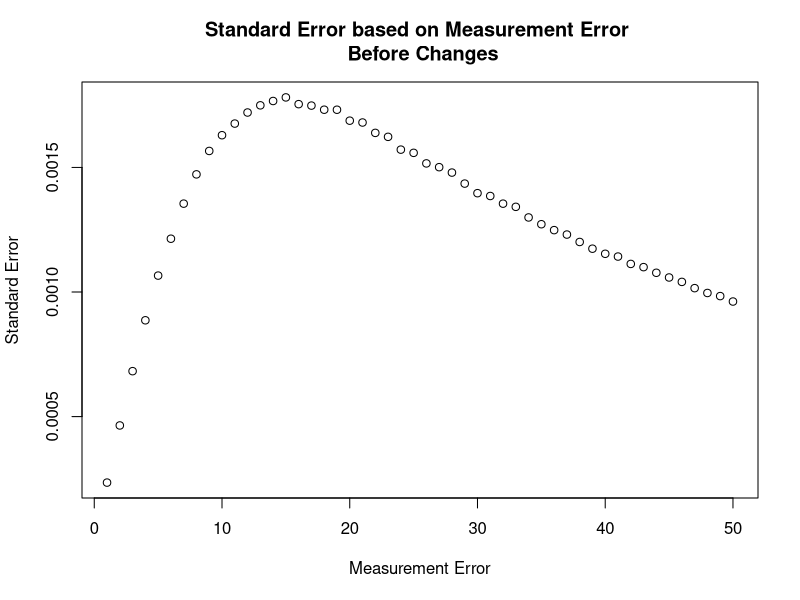
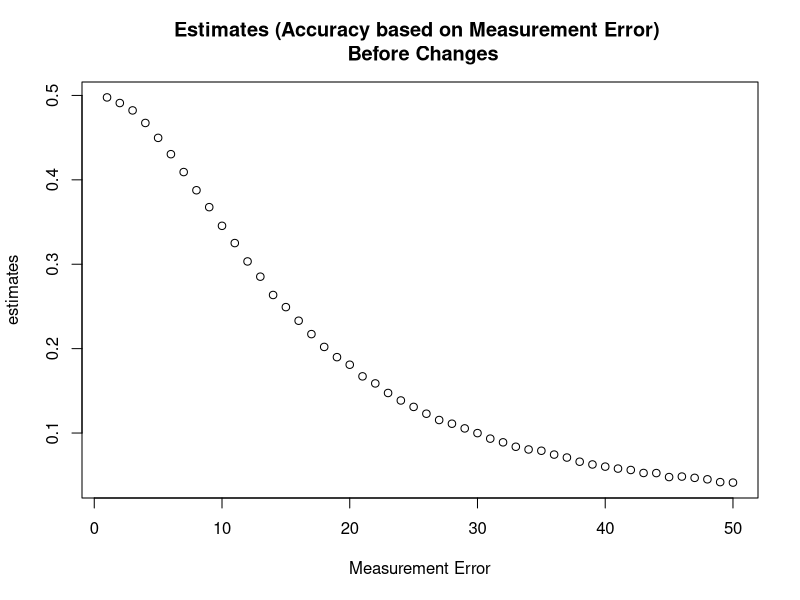
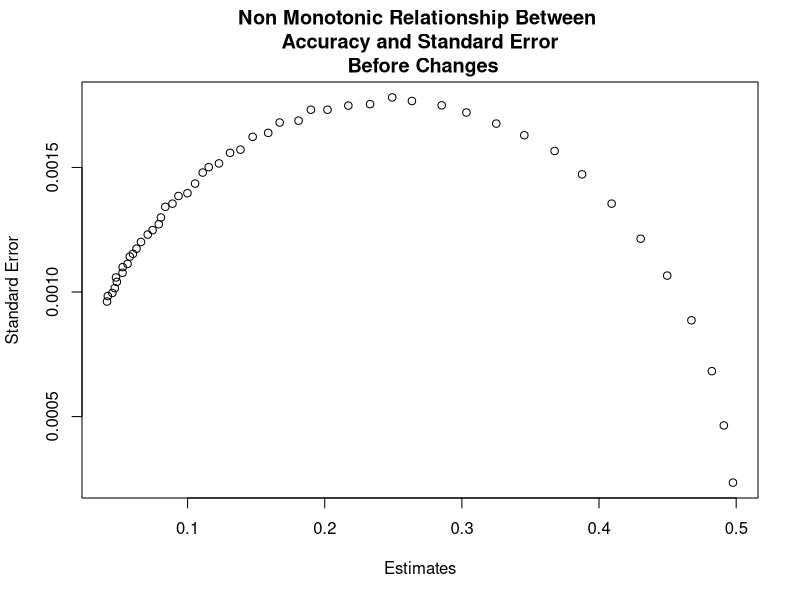
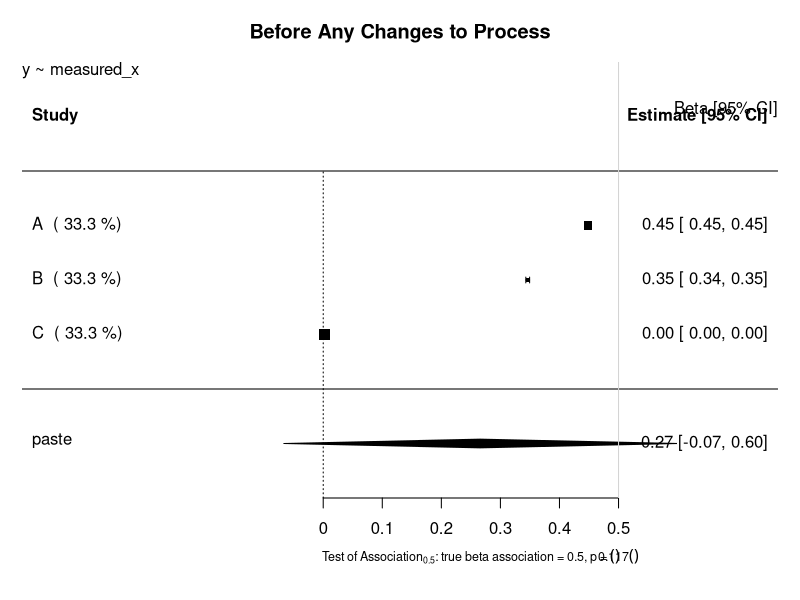
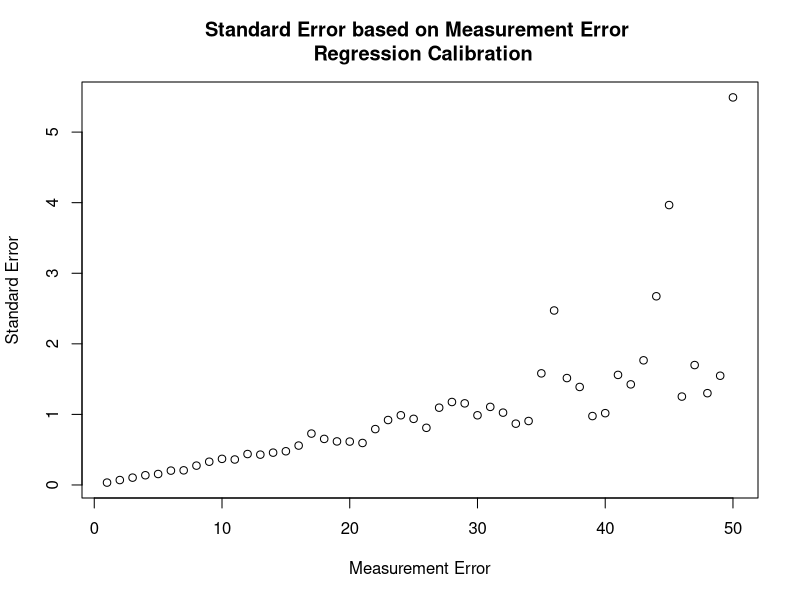
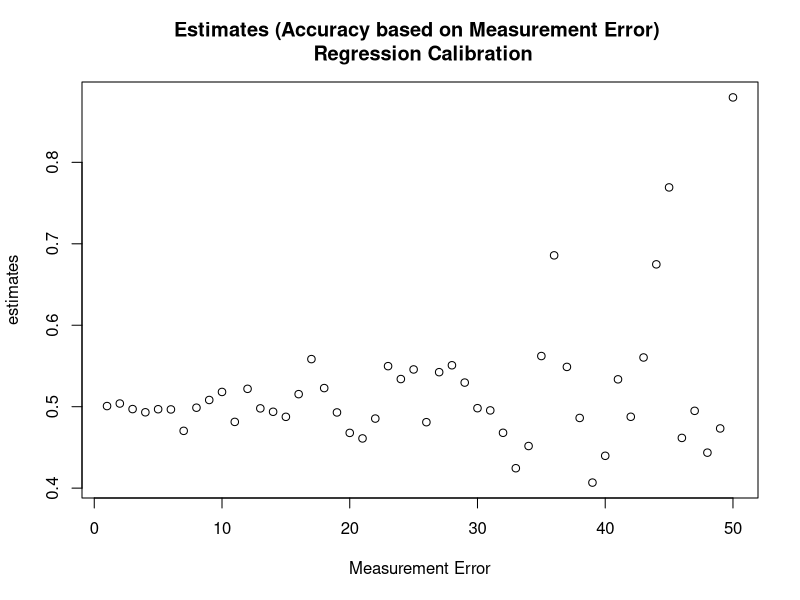
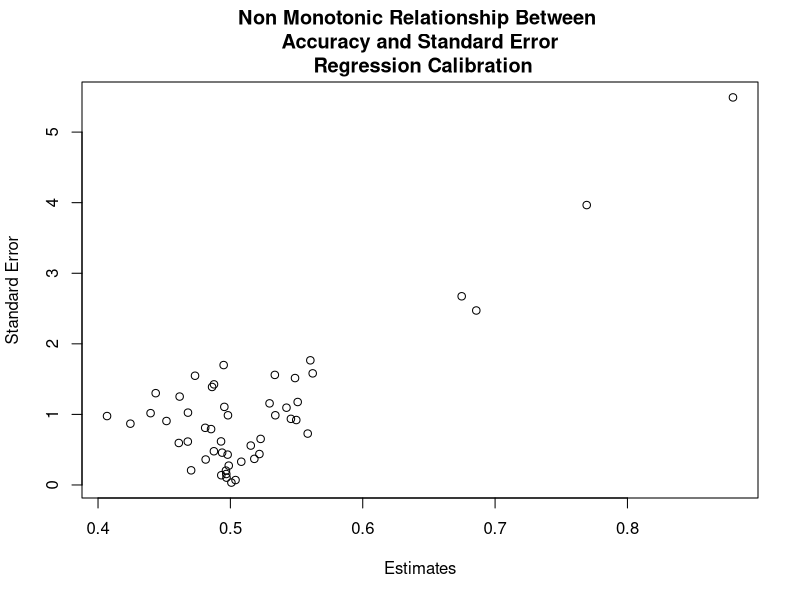
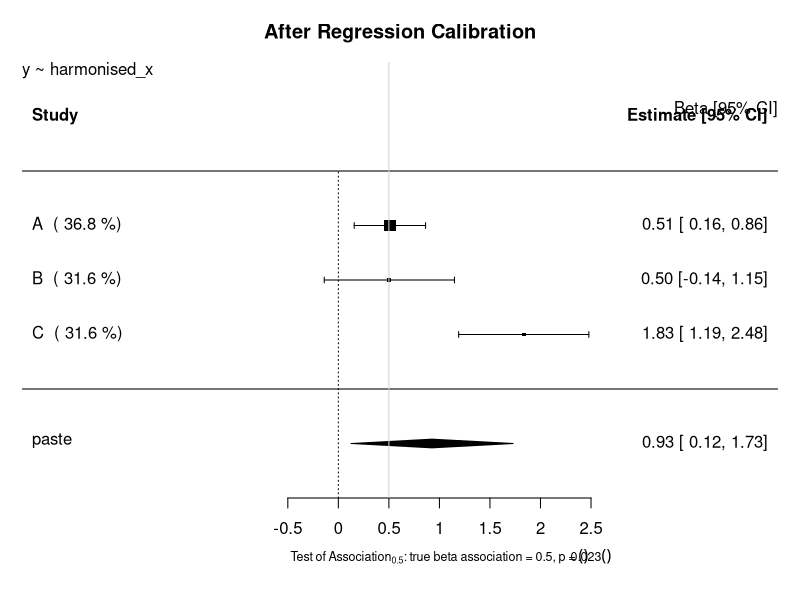

Source code (R) for these figures, in order:
# Investigation into semi monotonic behaviour of standard error in Continuous Variables
## Author: Paul Scherer
##         Tom Bishop
## Institute: University of Cambridge MRC Epidemiology Unit 
## Date: 6.09.2017

# In this file we want to investigate whether we can replicate the semi monotonic behaviour exhibited by 
# standard error dependent on standard measurement error
library(ggplot2)
library(reshape2)
library(parallel)
library(stats)
library(metafor)

# Raw Data Set Properties
trueBeta = 0.5
constant = 20

study_size = 20000
raw_mean = 40
raw_stdev = 15

# Create Dataframe with x, create y from x, then add normal random noise to x
raw_data = data.frame(x = rnorm(n = study_size, mean = raw_mean, sd = raw_stdev))
raw_data$y = (trueBeta*raw_data$x) + constant

###############################################################################
########################### Functions #########################################
###############################################################################

createStudyData <- function(raw_data, measurement_error){
    x_error = rnorm(n = study_size, mean = 0, sd = measurement_error)
    raw_data$measured_x = raw_data$x + x_error
    return(raw_data)
}

createValidationData <- function(val_size, measurement_error) {
    validation_data = data.frame(x =  rnorm(n = val_size, mean = raw_mean, sd = raw_stdev))
    x_error = rnorm(n = val_size, mean = 0, sd = measurement_error)
    validation_data$measured_x = validation_data$x + x_error
    return (validation_data)
}

#######################################################################################
########################### Motivation of the Problem #################################
#######################################################################################
## Graphing Standard Error as a function of Measurement Error
error_upperbound = 50
std_error = vector("numeric", length = error_upperbound)
estimates = vector("numeric", length = error_upperbound)

for (measurement_error in 1:error_upperbound){
	x_error = rnorm(n = study_size, mean = 0, sd = measurement_error)
	raw_data$measured_x = raw_data$x + x_error
	fmla = as.formula(y ~ measured_x)
	linear_model = lm(formula = fmla, data = raw_data)
	x_estimate = linear_model$coefficients["measured_x"]
	x_stdErr = summary(linear_model)$coefficients["measured_x", "Std. Error"]
	std_error[measurement_error] = x_stdErr
	estimates[measurement_error] = x_estimate
}
plot (x = (1:error_upperbound), y = std_error, xlab = "Measurement Error", ylab = "Standard Error", main = "Standard Error based on Measurement Error \n Before Changes")
dev.copy(png,'myplot1.png')
dev.off()
plot (x = (1:error_upperbound), y = estimates, xlab = "Measurement Error", ylab = "estimates", main = "Estimates (Accuracy based on Measurement Error) \n Before Changes")
dev.copy(png,'myplot2.png')
dev.off()
plot (x = estimates, y = std_error, xlab = "Estimates", ylab = "Standard Error", main = "Non Monotonic Relationship Between \n Accuracy and Standard Error \n Before Changes")
dev.copy(png,'myplot3.png')
dev.off()
#######################################################################################
######################## Before Any Changes to the Process ############################
#######################################################################################
# General Parameters
validation_size = 400

# Study A
measureError_A = 5
studyData_A = createStudyData(raw_data = raw_data, measurement_error = measureError_A)
validation_data_A = createValidationData(val_size = validation_size, measurement_error = measureError_A )

# Study B
measureError_B = 10
studyData_B = createStudyData(raw_data = raw_data, measurement_error = measureError_B)
validation_data_B = createValidationData(val_size = validation_size, measurement_error = measureError_B )

# Study C
measureError_C = 200
studyData_C = createStudyData(raw_data = raw_data, measurement_error = measureError_C)
validation_data_C = createValidationData(val_size = validation_size, measurement_error = measureError_C )


lm_A <- lm(formula=y~measured_x, data=studyData_A)
estimate_A = lm_A$coefficients["measured_x"]
stdError_A = summary(lm_A)$coefficients["measured_x","Std. Error"]

lm_B <- lm(formula=y~measured_x, data=studyData_B)
estimate_B = lm_B$coefficients["measured_x"]
stdError_B = summary(lm_B)$coefficients["measured_x","Std. Error"]

lm_C <- lm(formula=y~measured_x, data=studyData_C)
estimate_C = lm_C$coefficients["measured_x"]
stdError_C = summary(lm_C)$coefficients["measured_x","Std. Error"]


## Random Effects Model Forest Plot Before Regression Calibration
estimates = c(estimate_A, estimate_B, estimate_C)
stand_errs = c(stdError_A, stdError_B, stdError_C)
labels = c("A","B","C")
res <- rma(yi = estimates, sei = stand_errs, method='DL', slab = labels)
weights_res <- weights.rma.uni(res)

# Forest Plot
res$slab <- paste(res$slab, " (", round(weights.rma.uni(res),digits=1), "%)")
fmla = as.formula(y~measured_x)
forest(res, mlab=bquote(paste('Overall (I'^2*' = ', .(round(res$I2)),'%, p = ',
    .(sprintf("%.3f", round(res$QEp,3))),')')),
xlab=bquote(paste('Test of Association'[0.5]*': true beta association = 0.5, p = ',
    .(sprintf("%.3f", round(res$pval,3))))), cex=1, cex.lab=0.75, cex.axis=1, main = "Before Any Changes to Process")
usr <- par("usr")
text(usr[2], usr[4], "Beta [95% CI]", adj = c(1, 4),cex=1)
text(usr[1], usr[4], paste0(gsub(paste0("Study Data","\\$"),"", deparse(fmla)),collapse="\n"), adj = c( 0, 1 ),cex=1)
abline(v = 0.5, col = "lightgray")
dev.copy(png,'myplot4.png')
dev.off()


#######################################################################################
######################## Using Regression Calibration Classic #########################
#######################################################################################
## Graphing Standard Error as a function of Measurement Error
std_error = vector("numeric", length = error_upperbound)
estimates = vector("numeric", length = error_upperbound)

for (measurement_error in 1:error_upperbound){
    studyData_graph = createStudyData(raw_data = raw_data, measurement_error = measurement_error)
    validation_data_graph = createValidationData(val_size = validation_size, measurement_error = measurement_error)

    # calculate the lambda
    fmla_harmonisation = as.formula(x~measured_x)
    lambda_lm_graph <- lm(formula=fmla_harmonisation, data=validation_data_graph)
    lambda_graph = lambda_lm_graph$coefficients["measured_x"]
    stdError_lambda_graph = summary(lambda_lm_graph)$coefficients["measured_x","Std. Error"]

    # calculate the estimates using the normal study data
    lm_graph <- lm(formula=y~measured_x, data=studyData_graph)
    estimate_graph = lm_graph$coefficients["measured_x"]
    stdError_graph = summary(lm_graph)$coefficients["measured_x","Std. Error"]

    # Propagate Errors in Standard Error
    var_lambda = (sqrt(validation_size) * summary(lambda_lm_graph)$coefficients["measured_x","Std. Error"])^2
    var_Beta = (sqrt(validation_size) * summary(lm_graph)$coefficients["measured_x","Std. Error"])^2
    #var_Beta = summary(lm_A)$sigma**2
    # var_Beta = (summary(lm_A)$coefficients["measured_x","Std. Error"])^2
    lambda_pure = unlist(unname(lambda_lm_graph$coefficients["measured_x"]))
    beta_lambda_div_sq = (unname(unlist(lm_graph$coefficients["measured_x"]/(lambda_lm_graph$coefficients["measured_x"])^2)))^2
    delta_variance = (var_Beta / (lambda_pure)^2) + beta_lambda_div_sq * var_lambda
    delta_stdError_B = sqrt(delta_variance)/sqrt(validation_size) 
    delta_stdError_B = sqrt(delta_variance)

    std_error[measurement_error] = delta_stdError_B
    estimates[measurement_error] = estimate_graph/lambda_graph
}
plot (x = (1:error_upperbound), y = std_error, xlab = "Measurement Error", ylab = "Standard Error", main = "Standard Error based on Measurement Error \n Regression Calibration")
dev.copy(png,'myplot5.png')
dev.off()
plot (x = (1:error_upperbound), y = estimates, xlab = "Measurement Error", ylab = "estimates", main = "Estimates (Accuracy based on Measurement Error) \n Regression Calibration")
dev.copy(png,'myplot6.png')
dev.off()
plot (x = estimates, y = std_error, xlab = "Estimates", ylab = "Standard Error", main = "Non Monotonic Relationship Between \n Accuracy and Standard Error \n Regression Calibration")
dev.copy(png,'myplot7.png')
dev.off()


# Using real regression calibration.
## Modeling x ~ measured_x in validation
fmla_harmonisation = as.formula(x~measured_x)
# Study A
lambda_lm_A <- lm(formula=fmla_harmonisation, data=validation_data_A)
lambda_A = lambda_lm_A$coefficients["measured_x"]
stdError_lambda_A = summary(lambda_lm_A)$coefficients["measured_x","Std. Error"]

# Study B
lambda_lm_B <- lm(formula=fmla_harmonisation, data=validation_data_B)
lambda_B = lambda_lm_B$coefficients["measured_x"]
stdError_lambda_B = summary(lambda_lm_B)$coefficients["measured_x","Std. Error"]

# Study C
lambda_lm_C <- lm(formula=fmla_harmonisation, data=validation_data_C)
lambda_C = lambda_lm_C$coefficients["measured_x"]
stdError_lambda_C = summary(lambda_lm_C)$coefficients["measured_x","Std. Error"]


lm_A <- lm(formula=y~measured_x, data=studyData_A)
estimate_A = lm_A$coefficients["measured_x"]
stdError_A = summary(lm_A)$coefficients["measured_x","Std. Error"]

lm_B <- lm(formula=y~measured_x, data=studyData_B)
estimate_B = lm_B$coefficients["measured_x"]
stdError_B = summary(lm_B)$coefficients["measured_x","Std. Error"]

lm_C <- lm(formula=y~measured_x, data=studyData_C)
estimate_C = lm_C$coefficients["measured_x"]
stdError_C = summary(lm_C)$coefficients["measured_x","Std. Error"]

corrected_estimate_A = estimate_A / lambda_A
corrected_estimate_B = estimate_B / lambda_B
corrected_estimate_C = estimate_C / lambda_C

# calculate the corrected standard error
var_Beta = (sqrt(validation_size) * summary(lm_A)$coefficients["measured_x","Std. Error"])^2
#var_Beta = summary(lm_A)$sigma**2
# var_Beta = (summary(lm_A)$coefficients["measured_x","Std. Error"])^2
lambda_pure = unlist(unname(lambda_lm_A$coefficients["measured_x"]))
beta_lambda_div_sq = (unname(unlist(lm_A$coefficients["measured_x"]/(lambda_lm_A$coefficients["measured_x"])^2)))^2
var_lambda = (sqrt(validation_size) * summary(lambda_lm_A)$coefficients["measured_x","Std. Error"])^2
delta_variance = (var_Beta / (lambda_pure)^2) + (beta_lambda_div_sq * var_lambda)
delta_stdError_A = sqrt(delta_variance)/sqrt(validation_size) 
delta_stdError_A = sqrt(delta_variance)

var_lambda = (sqrt(validation_size) * summary(lambda_lm_B)$coefficients["measured_x","Std. Error"])^2
var_Beta = (sqrt(validation_size) * summary(lm_B)$coefficients["measured_x","Std. Error"])^2
#var_Beta = summary(lm_A)$sigma**2
# var_Beta = (summary(lm_A)$coefficients["measured_x","Std. Error"])^2
lambda_pure = unlist(unname(lambda_lm_B$coefficients["measured_x"]))
beta_lambda_div_sq = (unname(unlist(lm_B$coefficients["measured_x"]/(lambda_lm_B$coefficients["measured_x"])^2)))^2
delta_variance = (var_Beta / (lambda_pure)^2) + beta_lambda_div_sq * var_lambda
delta_stdError_B = sqrt(delta_variance)/sqrt(validation_size) 
delta_stdError_B = sqrt(delta_variance)


var_lambda = (sqrt(validation_size) * summary(lambda_lm_B)$coefficients["measured_x","Std. Error"])^2
var_Beta = (sqrt(validation_size) * summary(lm_B)$coefficients["measured_x","Std. Error"])^2
#var_Beta = summary(lm_A)$sigma**2
# var_Beta = (summary(lm_A)$coefficients["measured_x","Std. Error"])^2
lambda_pure = unlist(unname(lambda_lm_B$coefficients["measured_x"]))
beta_lambda_div_sq = (unname(unlist(lm_B$coefficients["measured_x"]/(lambda_lm_B$coefficients["measured_x"])^2)))^2
delta_variance = (var_Beta / (lambda_pure)^2) + beta_lambda_div_sq * var_lambda
delta_stdError_C = sqrt(delta_variance)/sqrt(validation_size) 
delta_stdError_C = sqrt(delta_variance)

## Random Effects Model Forest Plot After Regression Calibration
estimates = c(corrected_estimate_A, corrected_estimate_B, corrected_estimate_C)
stand_errs = c(delta_stdError_A, delta_stdError_B, delta_stdError_C)
labels = c("A","B","C")
res <- rma(yi = estimates, sei = stand_errs, method='DL', slab = labels)
weights_res <- weights.rma.uni(res)

# Forest Plot
res$slab <- paste(res$slab, " (", round(weights.rma.uni(res),digits=1), "%)")
fmla = as.formula(y~harmonised_x)
forest(res, mlab=bquote(paste('Overall (I'^2*' = ', .(round(res$I2)),'%, p = ',
    .(sprintf("%.3f", round(res$QEp,3))),')')),
xlab=bquote(paste('Test of Association'[0.5]*': true beta association = 0.5, p = ',
    .(sprintf("%.3f", round(res$pval,3))))), cex=1, cex.lab=0.75, cex.axis=1, main = "After Regression Calibration")
usr <- par("usr")
text(usr[2], usr[4], "Beta [95% CI]", adj = c(1, 4),cex=1)
text(usr[1], usr[4], paste0(gsub(paste0("Study Data","\\$"),"", deparse(fmla)),collapse="\n"), adj = c( 0, 1 ),cex=1)
abline(v = 0.5, col = "lightgray")
dev.copy(png,'myplot8.png')
dev.off()


#######################################################################################
######################## USING THE MODEL OF ERROR *PREDICT* ###########################
#######################################################################################
## PREDICT (ERROR IN VARIABLES MODELS)

## Graphing Standard Error as a function of Measurement Error
std_error = vector("numeric", length = error_upperbound)
estimates = vector("numeric", length = error_upperbound)

for (measurement_error in 1:error_upperbound){
    studyData_graph = createStudyData(raw_data = raw_data, measurement_error = measurement_error)
    validation_data_graph = createValidationData(val_size = validation_size, measurement_error = measurement_error)

    # calculate the Error Model
    error_model_graph <- lm(formula=fmla_harmonisation, data=validation_data_graph)
    lambda_graph = error_model_graph$coefficients["measured_x"]
    stdError_lambda_graph = summary(error_model_graph)$coefficients["measured_x","Std. Error"]

    # calculate the estimates using the normal study data
    new = data.frame(measured_x = studyData_graph$measured_x)
    studyData_graph$harmonised_x = predict(error_model_graph, newdata = new)
    lm_graph <- lm(formula=y~harmonised_x, data=studyData_graph)
    estimate_graph = lm_graph$coefficients["harmonised_x"]
    stdError_graph = summary(lm_graph)$coefficients["harmonised_x","Std. Error"]


    std_error[measurement_error] = stdError_graph
    estimates[measurement_error] = estimate_graph
}
plot (x = (1:error_upperbound), y = std_error, xlab = "Measurement Error", ylab = "Standard Error", main = "Standard Error based on Measurement Error \n Error Model Pred")
dev.copy(png,'myplot9.png')
dev.off()
plot (x = (1:error_upperbound), y = estimates, xlab = "Measurement Error", ylab = "estimates", main = "Estimates (Accuracy based on Measurement Error) \n Error Model Pred")
dev.copy(png,'myplot10.png')
dev.off()
plot (x = estimates, y = std_error, xlab = "Estimates", ylab = "Standard Error", main = "Monotonic Relationship Between \n Accuracy and Standard Error \n Error Model Pred")
dev.copy(png,'myplot11.png')
dev.off()


## Modeling x ~ measured_x in validation
fmla_harmonisation = as.formula(x~measured_x)
# Study A
lambda_lm_A <- lm(formula=fmla_harmonisation, data=validation_data_A)
lambda_A = lambda_lm_A$coefficients["measured_x"]
stdError_lambda_A = summary(lambda_lm_A)$coefficients["measured_x","Std. Error"]

# Study B
lambda_lm_B <- lm(formula=fmla_harmonisation, data=validation_data_B)
lambda_B = lambda_lm_B$coefficients["measured_x"]
stdError_lambda_B = summary(lambda_lm_B)$coefficients["measured_x","Std. Error"]

# Study C
lambda_lm_C <- lm(formula=fmla_harmonisation, data=validation_data_C)
lambda_C = lambda_lm_C$coefficients["measured_x"]
stdError_lambda_C = summary(lambda_lm_C)$coefficients["measured_x","Std. Error"]


## Transformation and Regression
# Study A
new = data.frame(measured_x = studyData_A$measured_x)
studyData_A$harmonised_x = predict(lambda_lm_A, newdata = new)
lm_A <- lm(formula=y~harmonised_x, data=studyData_A)
estimate_A = lm_A$coefficients["harmonised_x"]
stdError_A = summary(lm_A)$coefficients["harmonised_x","Std. Error"]

# Study B
new = data.frame(measured_x = studyData_B$measured_x)
studyData_B$harmonised_x = predict(lambda_lm_B, newdata = new)
lm_B <- lm(formula=y~harmonised_x, data=studyData_B)
estimate_B = lm_B$coefficients["harmonised_x"]
stdError_B = summary(lm_B)$coefficients["harmonised_x","Std. Error"]

# Study C
new = data.frame(measured_x = studyData_C$measured_x)
studyData_C$harmonised_x = predict(lambda_lm_C, newdata = new)
lm_C <- lm(formula=y~harmonised_x, data=studyData_C)
estimate_C = lm_C$coefficients["harmonised_x"]
stdError_C = summary(lm_C)$coefficients["harmonised_x","Std. Error"]


## Random Effects Model Forest Plot After Regression Modeling
estimates = c(estimate_A, estimate_B, estimate_C)
stand_errs = c(stdError_A, stdError_B, stdError_C)
labels = c("A","B","C")
res <- rma(yi = estimates, sei = stand_errs, method='DL', slab = labels)
weights_res <- weights.rma.uni(res)

# Forest Plot
res$slab <- paste(res$slab, " (", round(weights.rma.uni(res),digits=1), "%)")
fmla = as.formula(y~harmonised_x)
forest(res, mlab=bquote(paste('Overall (I'^2*' = ', .(round(res$I2)),'%, p = ',
    .(sprintf("%.3f", round(res$QEp,3))),')')),
xlab=bquote(paste('Test of Association'[0.5]*': true beta association = 0.5, p = ',
    .(sprintf("%.3f", round(res$pval,3))))), cex=1, cex.lab=0.75, cex.axis=1, main = "Using Predict aka 'Error Model'")
usr <- par("usr")
text(usr[2], usr[4], "Beta [95% CI]", adj = c(1, 4),cex=1)
text(usr[1], usr[4], paste0(gsub(paste0("Study Data","\\$"),"", deparse(fmla)),collapse="\n"), adj = c( 0, 1 ),cex=1)
abline(v = 0.5, col = "lightgray")
dev.copy(png,'myplot12.png')
dev.off()


#######################################################################################
######################## USING THE MODEL OF ERROR *PREDICT* ###########################
################## DONE MANUALLY WITH MODEL PARAMETER ESTIMATES #######################
#######################################################################################
## PREDICT (ERROR IN VARIABLES MODELS)

## Graphing Standard Error as a function of Measurement Error
std_error = vector("numeric", length = error_upperbound)
estimates = vector("numeric", length = error_upperbound)

for (measurement_error in 1:error_upperbound){
    studyData_graph = createStudyData(raw_data = raw_data, measurement_error = measurement_error)
    validation_data_graph = createValidationData(val_size = validation_size, measurement_error = measurement_error)

    # calculate the Error Model
    error_model_graph <- lm(formula=fmla_harmonisation, data=validation_data_graph)
    lambda_graph = error_model_graph$coefficients["measured_x"]
    intercept_lambda_graph = error_model_graph$coefficients["(Intercept)"]

    # calculate the estimates using the normal study data
    studyData_graph$lambdadx = studyData_graph$measured_x*lambda_graph + intercept_lambda_graph
    lm_graph <- lm(formula=y~lambdadx, data=studyData_graph)
    estimate_graph = lm_graph$coefficients["lambdadx"]
    stdError_graph = summary(lm_graph)$coefficients["lambdadx","Std. Error"]

    estimates[measurement_error] = estimate_graph
    std_error[measurement_error] = stdError_graph
}
plot (x = (1:error_upperbound), y = std_error, xlab = "Measurement Error", ylab = "Standard Error", main = "Standard Error based on Measurement Error \n Error Model Pred")
dev.copy(png,'myplot13.png')
dev.off()

plot (x = (1:error_upperbound), y = estimates, xlab = "Measurement Error", ylab = "estimates", main = "Estimates (Accuracy based on Measurement Error) \n Error Model Pred")
dev.copy(png,'myplot14.png')
dev.off()

plot (x = estimates, y = std_error, xlab = "Estimates", ylab = "Standard Error", main = "Monotonic Relationship Between \n Accuracy and Standard Error \n Error Model Pred")
dev.copy(png,'myplot15.png')
dev.off()


## By manually predicting values using the model created
## Modeling x ~ measured_x in validation
fmla_harmonisation = as.formula(x~measured_x)
# Study A
lambda_lm_A <- lm(formula=fmla_harmonisation, data=validation_data_A)
lambda_A = lambda_lm_A$coefficients["measured_x"]
intercept_lambda_A = lambda_lm_A$coefficients["(Intercept)"]
stdError_lambda_A = summary(lambda_lm_A)$coefficients["measured_x","Std. Error"]

# Study B
lambda_lm_B <- lm(formula=fmla_harmonisation, data=validation_data_B)
lambda_B = lambda_lm_B$coefficients["measured_x"]
intercept_lambda_B = lambda_lm_B$coefficients["(Intercept)"]
stdError_lambda_B = summary(lambda_lm_B)$coefficients["measured_x","Std. Error"]

# Study C
lambda_lm_C <- lm(formula=fmla_harmonisation, data=validation_data_C)
lambda_C = lambda_lm_C$coefficients["measured_x"]
intercept_lambda_C = lambda_lm_C$coefficients["(Intercept)"]
stdError_lambda_C = summary(lambda_lm_C)$coefficients["measured_x","Std. Error"]

studyData_A$lambdadx = studyData_A$measured_x*lambda_A + intercept_lambda_A
lm_A <- lm(formula=y~lambdadx, data=studyData_A)
estimate_A = lm_A$coefficients["lambdadx"]
stdError_A = summary(lm_A)$coefficients["lambdadx","Std. Error"]

studyData_B$lambdadx = studyData_B$measured_x*lambda_B + intercept_lambda_B
lm_B <- lm(formula=y~lambdadx, data=studyData_B)
estimate_B = lm_B$coefficients["lambdadx"]
stdError_B = summary(lm_B)$coefficients["lambdadx","Std. Error"]

studyData_C$lambdadx = studyData_C$measured_x*lambda_C + intercept_lambda_C
lm_C <- lm(formula=y~lambdadx, data=studyData_C)
estimate_C = lm_C$coefficients["lambdadx"]
stdError_C = summary(lm_C)$coefficients["lambdadx","Std. Error"]


## Random Effects Model Forest Plot After Regression Calibration in all members of measured x
estimates = c(estimate_A, estimate_B, estimate_C)
stand_errs = c(stdError_A, stdError_B, stdError_C)
labels = c("A","B","C")
res <- rma(yi = estimates, sei = stand_errs, method='DL', slab = labels)
weights_res <- weights.rma.uni(res)

# Forest Plot
res$slab <- paste(res$slab, " (", round(weights.rma.uni(res),digits=1), "%)")
fmla = as.formula(y~harmonised_x)
forest(res, mlab=bquote(paste('Overall (I'^2*' = ', .(round(res$I2)),'%, p = ',
    .(sprintf("%.3f", round(res$QEp,3))),')')),
xlab=bquote(paste('Test of Association'[0.5]*': true beta association = 0.5, p = ',
    .(sprintf("%.3f", round(res$pval,3))))), cex=1, cex.lab=0.75, cex.axis=1, main = "Using 'Error Model'")
usr <- par("usr")
text(usr[2], usr[4], "Beta [95% CI]", adj = c(1, 4),cex=1)
text(usr[1], usr[4], paste0(gsub(paste0("Study Data","\\$"),"", deparse(fmla)),collapse="\n"), adj = c( 0, 1 ),cex=1)
abline(v = 0.5, col = "lightgray")
dev.copy(png,'myplot16.png')
dev.off()
